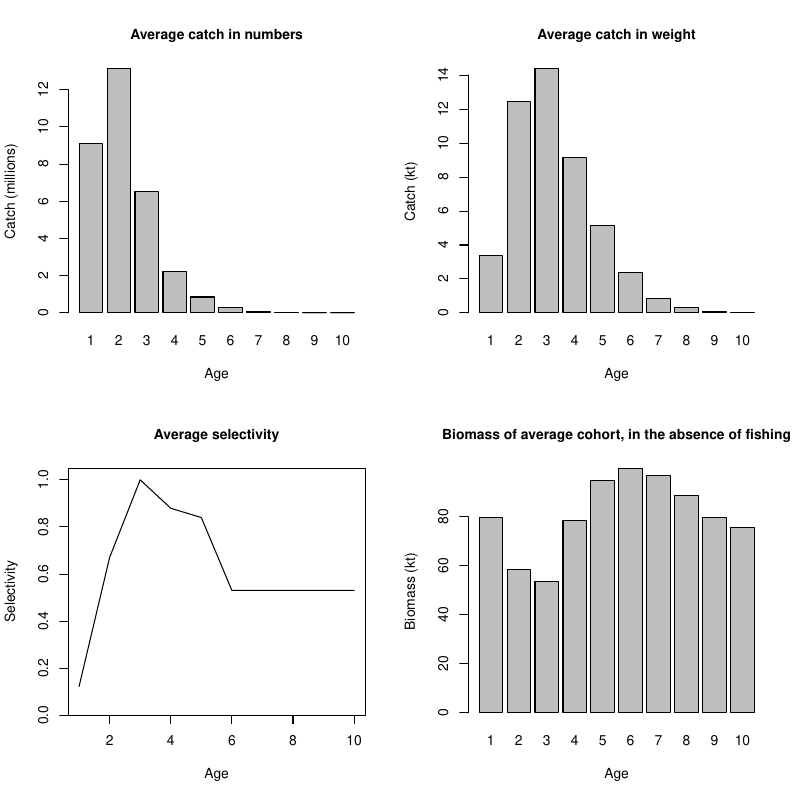

Recreate this plot in R.
## North Sea cod: cohort biomass, catch, selectivity

## devtools::install_github("fishfollower/sam/stockassessment")
library(stockassessment)
source("functions/cohortBiomass.R")
source("functions/read.html.R")

url <- "https://stockassessment.org/datadisk/stockassessment/userdirs/user3/nscod_ass06_fc17/"

yrs <- as.character(2007:2016)
ages <- as.character(1:10)

## 1  Cohort biomass

w <- read.ices(paste0(url, "data/sw.dat"))
w[w==0] <- NA
w <- w[yrs, ages]
w <- colMeans(w)

M <- read.ices(paste0(url, "data/nm.dat"))
M <- M[yrs, ages]
M <- colMeans(M)

N <- read.html(paste0(url, "res/xxx-00-00.00.00_tab2.html"))
Ninit <- N[N$Year %in% yrs, "1"]
Ninit <- mean(Ninit) / 1000

B <- cohortBiomass(Ninit, w, M)
BPR <- cohortBiomass(exp(M[1]+M[2]), w, M)  # N1=8.894913 to get N3=1

## 2  Catch and selectivity

C <- read.ices(paste0(url, "data/cn.dat"))
C <- C[yrs, ages]
C <- colMeans(C) / 1000
Cw <- C * w

Fmort <- read.html(paste0(url, "res/xxx-00-00.00.00_tab3.html"))
Fmort <- Fmort[Fmort$Year %in% yrs,]
Fmort <- colMeans(Fmort[-1])
S <- Fmort / max(Fmort)
S <- c(S[1:5], rep(S["6+"],5))
names(S) <- 1:10

## 3  Plot

pdf("north_sea.pdf", 10, 10)  # 4, 12
par(mfrow=c(2,2))             # 4, 1
barplot(C, xlab="Age", ylab="Catch (millions)", main="Average catch in numbers")
barplot(Cw, xlab="Age", ylab="Catch (kt)", main="Average catch in weight")
plot(as.integer(names(S)), S, type="l", ylim=c(0,1.05), xlab="Age",
     ylab="Selectivity", main="Average selectivity", yaxs="i")
barplot(B, xlab="Age", ylab="Biomass (kt)",
        main="Biomass of average cohort, in the absence of fishing")
dev.off()
